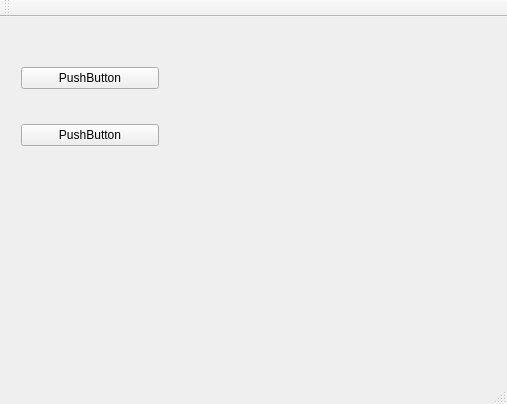
<?xml version="1.0" encoding="UTF-8"?>
<ui version="4.0">
 <class>MainWindow</class>
 <widget class="QMainWindow" name="MainWindow">
  <property name="geometry">
   <rect>
    <x>0</x>
    <y>0</y>
    <width>507</width>
    <height>404</height>
   </rect>
  </property>
  <property name="windowTitle">
   <string>MainWindow</string>
  </property>
  <widget class="QWidget" name="centralWidget">
   <widget class="QWidget" name="verticalLayoutWidget">
    <property name="geometry">
     <rect>
      <x>10</x>
      <y>10</y>
      <width>160</width>
      <height>161</height>
     </rect>
    </property>
    <layout class="QVBoxLayout" name="verticalLayout">
     <item>
      <widget class="QPushButton" name="pushButton">
       <property name="text">
        <string>PushButton</string>
       </property>
      </widget>
     </item>
     <item>
      <widget class="QPushButton" name="pushButton_2">
       <property name="text">
        <string>PushButton</string>
       </property>
      </widget>
     </item>
    </layout>
   </widget>
  </widget>
  <widget class="QMenuBar" name="menuBar">
   <property name="geometry">
    <rect>
     <x>0</x>
     <y>0</y>
     <width>507</width>
     <height>22</height>
    </rect>
   </property>
  </widget>
  <widget class="QToolBar" name="mainToolBar">
   <attribute name="toolBarArea">
    <enum>TopToolBarArea</enum>
   </attribute>
   <attribute name="toolBarBreak">
    <bool>false</bool>
   </attribute>
  </widget>
  <widget class="QStatusBar" name="statusBar"/>
 </widget>
 <layoutdefault spacing="6" margin="11"/>
 <resources/>
 <connections/>
</ui>
